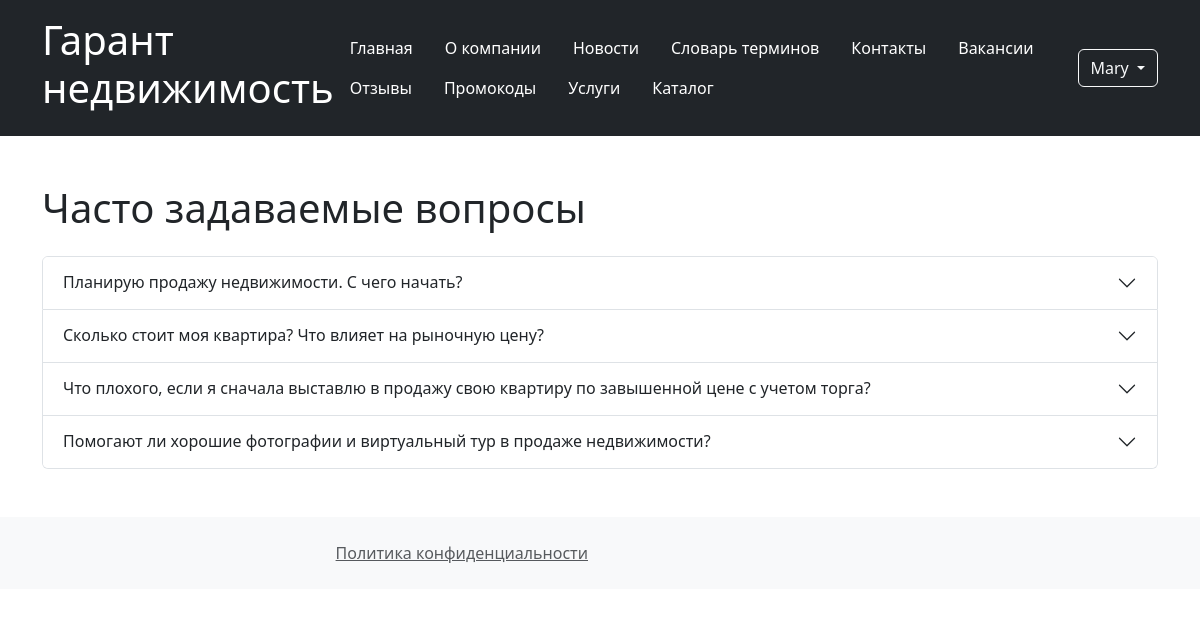
Page /home/faq/ (signed in) on the committed database.
### users/models.py (models this page shows, shortened)
class User(AbstractUser):
    ROLE_CHOICES = {
        "employee": "Manager",
        "client": "Client",
        "admin": "Admin",
    }
    phone_regex = RegexValidator(
        regex=r"^\+375\(29\)\d{3}-\d{2}-\d{2}$",
        message="Формат номера: +375(29)XXX-XX-XX",
    )
    role = models.CharField(max_length=20, choices=ROLE_CHOICES)
    phone_number = models.CharField(max_length=20, validators=[phone_regex])
    birth_date = models.DateField(
        validators=[RestrictedAgeValidator(18), MaxValueValidator(date.today())]
    )
    created_at = models.DateTimeField(auto_now_add=True)
    first_name = models.CharField(max_length=100)
    last_name = models.CharField(max_length=100)

### home/models.py (models this page shows, shortened)
class FAQ(models.Model):
    question = models.CharField(max_length=100)
    answer = models.TextField()
    added_date = models.DateField(auto_now_add=True)

### home/views.py (the view)
class FAQListView(ListView):
    model = FAQ
    template_name = "faq_list.html"

### home/templates/faq_list.html (shortened to what this page needs)
{% extends "base.html" %}
{% block content %}
<h1 class="mb-4">Часто задаваемые вопросы</h1>
<div class="accordion" id="faqAccordion">
    {% for faq in faq_list %}
        <div class="accordion-item">
            <h2 class="accordion-header" id="heading{{ forloop.counter }}">
                <button class="accordion-button collapsed" type="button" data-bs-toggle="collapse"
                        data-bs-target="#collapse{{ forloop.counter }}" aria-expanded="false"
                        aria-controls="collapse{{ forloop.counter }}">
                    {{ faq.question }}
                </button>
            </h2>
        </div>
    {% empty %}
        <div class="col-12">
            <div class="alert alert-info">
                Вопросов пока нет
            </div>
        </div>
    {% endfor %}
</div>
{% endblock %}

### templates/base.html (shortened to what this page needs)
<!DOCTYPE html>
<html lang="ru">
<head>
    <link href="https://cdn.jsdelivr.net/npm/bootstrap@5.3.0/dist/css/bootstrap.min.css" rel="stylesheet">
</head>
<body>
    <header class="bg-dark text-white p-3">
        <div class="container">
            <div class="d-flex justify-content-between align-items-center">
                <h1>Гарант недвижимость</h1>
                <nav>
                    <ul class="nav">
                        <li class="nav-item"><a href="{% url 'home' %}" class="nav-link text-white">Главная</a></li>
                        <li class="nav-item"><a href="{% url 'about' %}" class="nav-link text-white">О компании</a></li>
                        <li class="nav-item"><a href="{% url 'news' %}" class="nav-link text-white">Новости</a></li>
                        <li class="nav-item"><a href="{% url 'faq' %}" class="nav-link text-white">Словарь терминов</a></li>
                        <li class="nav-item"><a href="{% url 'contacts' %}" class="nav-link text-white">Контакты</a></li>
                        <li class="nav-item"><a href="{% url 'vacancies' %}" class="nav-link text-white">Вакансии</a></li>
                        <li class="nav-item"><a href="{% url 'reviews' %}" class="nav-link text-white">Отзывы</a></li>
                        <li class="nav-item"><a href="{% url 'promo-codes' %}" class="nav-link text-white">Промокоды</a></li>
                        <li class="nav-item"><a href="{% url 'services' %}" class="nav-link text-white">Услуги</a></li>
                        <li class="nav-item"><a href="{% url 'estates' %}" class="nav-link text-white">Каталог</a></li>
                    </ul>
                </nav>
                <div class="auth-buttons">
                    {% if user.is_authenticated %}
                        <div class="btn-group">
                            <button type="button" class="btn btn-outline-light dropdown-toggle" data-bs-toggle="dropdown">
                                {% if user.first_name %}{{ user.first_name }}{% else %}{{ user.username }}{% endif %}
                            </button>
                        </div>
                    {% else %}
                        <a href="{% url 'login' %}" class="btn btn-outline-light">Вход</a>
                        <a href="{% url 'signup' %}" class="btn btn-outline-light">Регистрация</a>
                    {% endif %}
                </div>
            </div>
        </div>
    </header>
    <main class="container my-5">
        {% block content %}{% endblock %}
    </main>
    <footer class="bg-light p-4 mt-5">
        <div class="container">
            <div class="row">
                <div class="col-md-6 text-end">
                    <a href="{% url 'policy' %}" class="text-muted">Политика конфиденциальности</a>
                </div>
            </div>
        </div>
    </footer>
</body>
</html>

### rows in the picture
User: first_name "Mary"
FAQ: question "Планирую продажу недвижимости. С чего начать?"
FAQ: question "Сколько стоит моя квартира? Что влияет на рыночную цену?"
FAQ: question "Что плохого, если я сначала выставлю в продажу свою квартиру по завышенной цене с учетом торга?"
FAQ: question "Помогают ли хорошие фотографии и виртуальный тур в продаже недвижимости?"
